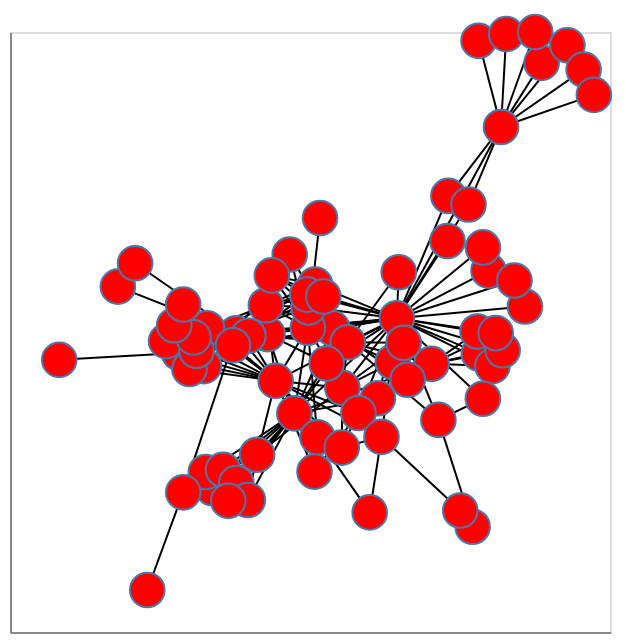

The notebook cell saved with this chart:
### Markdown cell above
###### Load a network dataset 

Network data can come in many formats, and thankfully NetworkX can read and write many of them, including [GEXF](https://networkx.github.io/documentation/stable/reference/readwrite/gexf.html), [GML](https://networkx.github.io/documentation/stable/reference/readwrite/gml.html), [GraphML](https://networkx.github.io/documentation/stable/reference/readwrite/graphml.html) and [JSON](https://networkx.github.io/documentation/stable/reference/readwrite/json_graph.html) (as used by D3.js). 

The co-occurrence network of characters in the novel *Les Misérables* (1862) by Victor Hugo serves as a common example dataset for network visualization. Let's load and import it. NetworkX does not (yet) load and parse JSON transparently (as Pandas does so elegantly). Therefore, we need to include the package `json` to get this done:

### Code cell
import json

with open('miserables.json') as f:
    les_mis = json.load(f)

# we specify that the dataset is not a multigraph, 
# there are no self-loops or multiedges, multiple edges between nodes
G = nx.readwrite.json_graph.node_link_graph(les_mis, multigraph=False)

nxa.draw_networkx(G, node_tooltip="name")

### Figure 1 — Vega-Lite specification as saved in the notebook (floating-point values rounded to 4 significant figures; data arrays with more than 128 entries replaced by an {"elided": "..."} marker saying what was removed)
{"config": {"view": {"continuousWidth": 300, "continuousHeight": 300}}, "layer": [{"data": {"name": "data-9f92bc4f3d419fc6c6f0d6a5f9952fdb"}, "mark": {"type": "line", "color": "black", "opacity": 1, "strokeWidth": 1}, "encoding": {"detail": {"field": "edge", "type": "quantitative"}, "x": {"axis": {"grid": false, "labels": false, "ticks": false, "title": ""}, "field": "x", "type": "quantitative"}, "y": {"axis": {"grid": false, "labels": false, "ticks": false, "title": ""}, "field": "y", "type": "quantitative"}}}, {"data": {"name": "data-4ddc41895e962901b13042b394b9ae7f"}, "mark": {"type": "point", "fill": "red", "opacity": 1, "size": 300, "strokeWidth": 1.0}, "encoding": {"tooltip": {"field": "name", "type": "nominal"}, "x": {"axis": {"grid": false, "labels": false, "ticks": false}, "field": "x", "type": "quantitative"}, "y": {"axis": {"grid": false, "labels": false, "ticks": false}, "field": "y", "type": "quantitative"}}}], "$schema": "https://vega.github.io/schema/vega-lite/v5.15.1.json", "datasets": {"data-9f92bc4f3d419fc6c6f0d6a5f9952fdb": {"elided": "508 records"}, "data-4ddc41895e962901b13042b394b9ae7f": [{"x": 0.4731, "group": 1, "name": "Myriel", "y": 0.6833}, {"x": 0.4057, "group": 1, "name": "Napoleon", "y": 0.9706}, {"x": 0.3152, "group": 1, "name": "Mlle.Baptistine", "y": 0.4535}, {"x": 0.3755, "group": 1, "name": "Mme.Magloire", "y": 0.4249}, {"x": 0.5948, "group": 1, "name": "CountessdeLo", "y": 0.897}, {"x": 0.6722, "group": 1, "name": "Geborand", "y": 0.9556}, {"x": 0.4888, "group": 1, "name": "Champtercier", "y": 0.9929}, {"x": 0.7208, "group": 1, "name": "Cravatte", "y": 0.8747}, {"x": 0.7516, "group": 1, "name": "Count", "y": 0.7904}, {"x": 0.5754, "group": 1, "name": "OldMan", "y": 1.0}, {"x": 0.5448, "group": 2, "name": "Labarre", "y": 0.08484}, {"x": 0.1604, "group": 2, "name": "Valjean", "y": 0.0456}, {"x": 0.1036, "group": 3, "name": "Marguerite", "y": -0.2209}, {"x": 0.4355, "group": 2, "name": "Mme.deR", "y": 0.2044}, {"x": 0.4188, "group": 2, "name": "Isabeau", "y": 0.2819}, {"x": 0.5133, "group": 2, "name": "Gervais", "y": 0.1718}, {"x": -0.2586, "group": 3, "name": "Tholomyes", "y": -0.4093}, {"x": -0.392, "group": 3, "name": "Listolier", "y": -0.5207}, {"x": -0.4125, "group": 3, "name": "Fameuil", "y": -0.4666}, {"x": -0.3609, "group": 3, "name": "Blacheville", "y": -0.4591}, {"x": -0.321, "group": 3, "name": "Favourite", "y": -0.5033}, {"x": -0.2864, "group": 3, "name": "Dahlia", "y": -0.5601}, {"x": -0.3452, "group": 3, "name": "Zephine", "y": -0.5627}, {"x": -0.147, "group": 3, "name": "Fantine", "y": -0.2712}, {"x": -0.03265, "group": 4, "name": "Mme.Thenardier", "y": 0.01219}, {"x": -0.1066, "group": 4, "name": "Thenardier", "y": 0.01402}, {"x": -0.002951, "group": 5, "name": "Cosette", "y": -0.186}, {"x": 0.01334, "group": 4, "name": "Javert", "y": -0.03414}, {"x": 0.2852, "group": 0, "name": "Fauchelevent", "y": -0.293}, {"x": 0.2645, "group": 2, "name": "Bamatabois", "y": -0.1061}, {"x": -0.2274, "group": 3, "name": "Perpetue", "y": -0.006945}, {"x": -0.05013, "group": 2, "name": "Simplice", "y": -0.105}, {"x": 0.3123, "group": 2, "name": "Scaufflaire", "y": 0.3035}, {"x": 0.1663, "group": 2, "name": "Woman1", "y": 0.1992}, {"x": 0.4068, "group": 2, "name": "Judge", "y": -0.07145}, {"x": 0.4026, "group": 2, "name": "Champmathieu", "y": 0.001495}, {"x": 0.4473, "group": 2, "name": "Brevet", "y": -0.1137}, {"x": 0.478, "group": 2, "name": "Chenildieu", "y": -0.06059}, {"x": 0.4572, "group": 2, "name": "Cochepaille", "y": -0.003572}, {"x": -0.07774, "group": 4, "name": "Pontmercy", "y": -0.351}, {"x": -0.06981, "group": 6, "name": "Boulatruelle", "y": 0.3801}, {"x": -0.2324, "group": 4, "name": "Eponine", "y": 0.08902}, {"x": -0.1608, "group": 4, "name": "Anzelma", "y": 0.2582}, {"x": 0.1482, "group": 5, "name": "Woman2", "y": -0.1001}, {"x": 0.4186, "group": 0, "name": "MotherInnocent", "y": -0.2225}, {"x": 0.3878, "group": 0, "name": "Gribier", "y": -0.6492}, {"x": -0.5881, "group": 7, "name": "Jondrette", "y": -0.8601}, {"x": -0.4805, "group": 7, "name": "Mme.Burgon", "y": -0.5344}, {"x": -0.3215, "group": 8, "name": "Gavroche", "y": -0.004113}, {"x": 0.04517, "group": 5, "name": "Gillenormand", "y": -0.27}, {"x": 0.1931, "group": 5, "name": "Magnon", "y": -0.159}, {"x": 0.1145, "group": 5, "name": "Mlle.Gillenormand", "y": -0.3497}, {"x": 0.07906, "group": 5, "name": "Mme.Pontmercy", "y": -0.6014}, {"x": 0.3508, "group": 5, "name": "Mlle.Vaubois", "y": -0.5951}, {"x": -0.004688, "group": 5, "name": "Lt.Gillenormand", "y": -0.3853}, {"x": -0.203, "group": 8, "name": "Marius", "y": -0.1629}, {"x": -0.08649, "group": 5, "name": "BaronessT", "y": -0.4654}, {"x": -0.4929, "group": 8, "name": "Mabeuf", "y": -0.06974}, {"x": -0.285, "group": 8, "name": "Enjolras", "y": -0.01265}, {"x": -0.4184, "group": 8, "name": "Combeferre", "y": -0.1137}, {"x": -0.5317, "group": 8, "name": "Prouvaire", "y": -0.03044}, {"x": -0.4616, "group": 8, "name": "Feuilly", "y": -0.1231}, {"x": -0.4091, "group": 8, "name": "Courfeyrac", "y": 0.0123}, {"x": -0.4403, "group": 8, "name": "Bahorel", "y": -0.06267}, {"x": -0.3311, "group": 8, "name": "Bossuet", "y": -0.04433}, {"x": -0.4495, "group": 8, "name": "Joly", "y": -0.01798}, {"x": -0.5074, "group": 8, "name": "Grantaire", "y": 0.02266}, {"x": -0.8523, "group": 9, "name": "MotherPlutarch", "y": -0.09281}, {"x": -0.08473, "group": 4, "name": "Gueulemer", "y": 0.1577}, {"x": -0.1042, "group": 4, "name": "Babet", "y": 0.08227}, {"x": -0.1083, "group": 4, "name": "Claquesous", "y": 0.1246}, {"x": -0.05991, "group": 4, "name": "Montparnasse", "y": 0.1184}, {"x": 0.1808, "group": 5, "name": "Toussaint", "y": -0.03598}, {"x": -0.6764, "group": 10, "name": "Child1", "y": 0.1513}, {"x": -0.6246, "group": 10, "name": "Child2", "y": 0.2292}, {"x": -0.2146, "group": 4, "name": "Brujon", "y": 0.1887}, {"x": -0.4805, "group": 8, "name": "Mme.Hucheloup", "y": 0.09184}]}}
